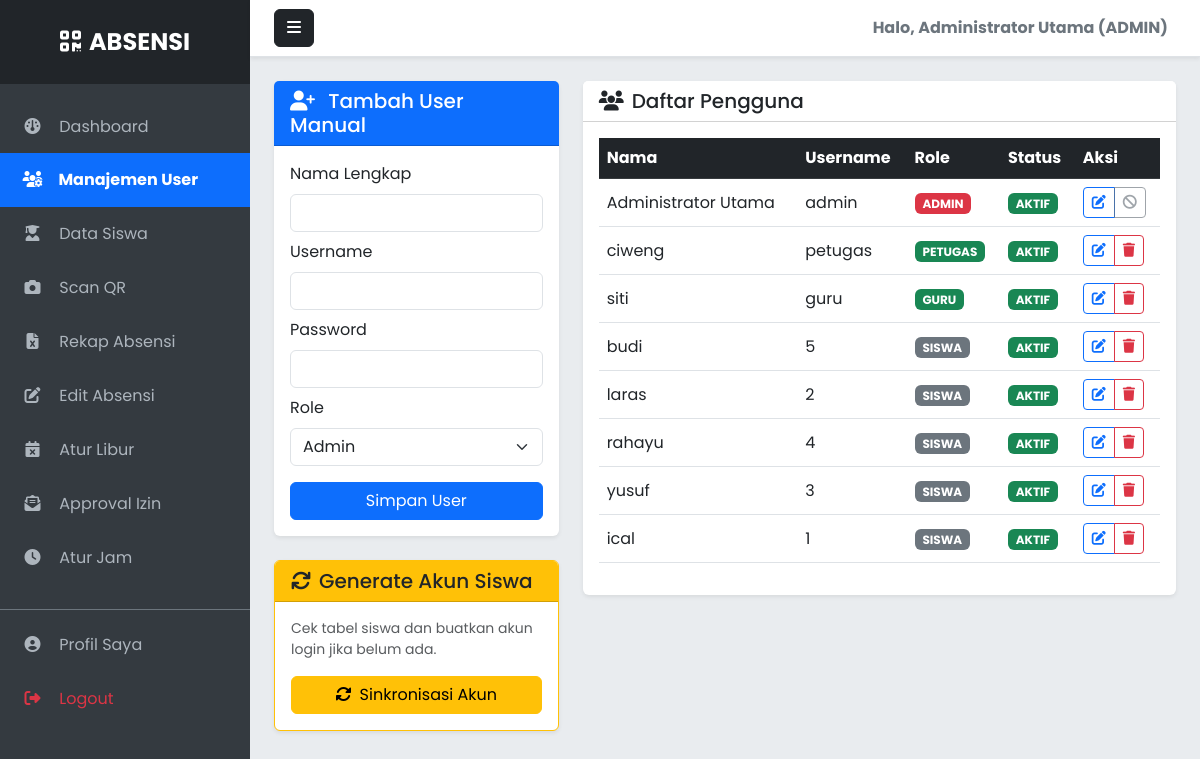
The page /manajemen_user.php (signed in) on the database as committed earlier.
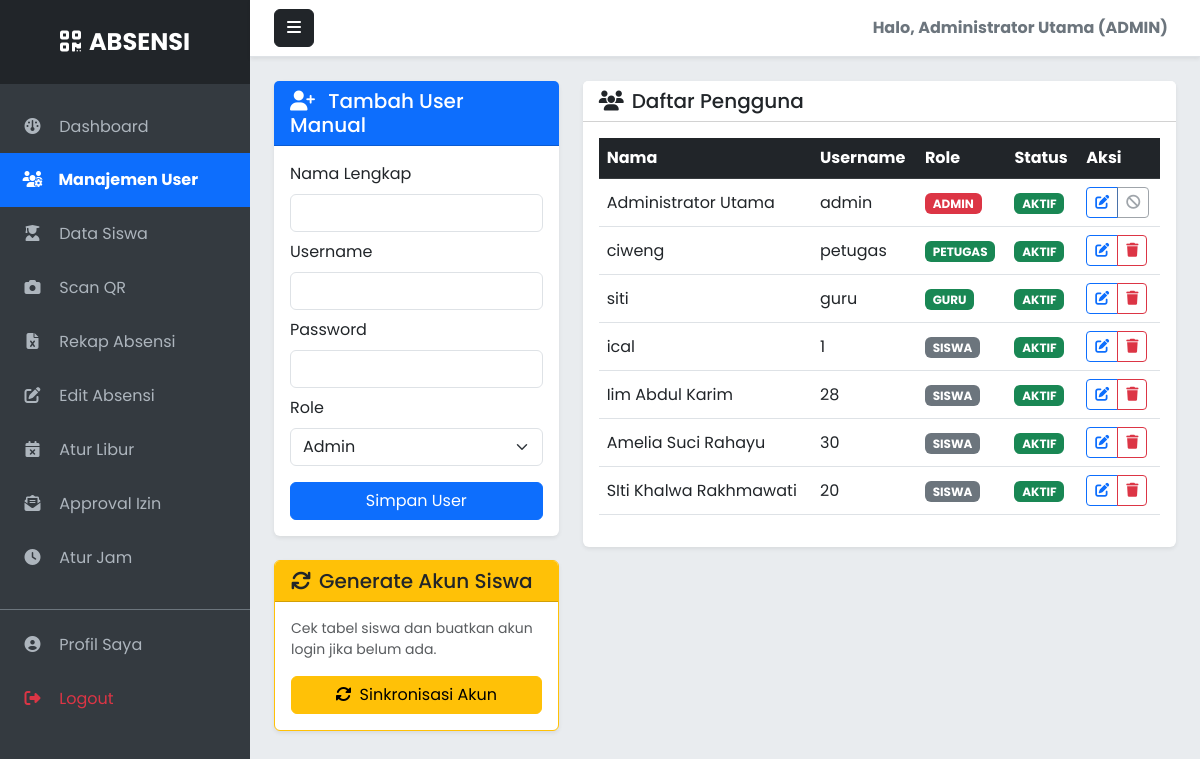
The same page on the database as committed later.
### tables this page shows
CREATE TABLE `users` (
  `id` int NOT NULL,
  `username` varchar(50) NOT NULL,
  `password` varchar(255) NOT NULL,
  `role` enum('admin','petugas','guru','siswa') DEFAULT 'siswa',
  `nama_lengkap` varchar(100) DEFAULT NULL,
  `is_active` tinyint(1) DEFAULT '1'
);

### manajemen_user.php (the view, shortened to what the changed rows need)
<?php
include 'config/db.php';
$edit_mode = false;
$data_edit = null;
?>
<!DOCTYPE html>
<html lang="id">
<head>
    <link href="https://cdn.jsdelivr.net/npm/bootstrap@5.3.0/dist/css/bootstrap.min.css" rel="stylesheet">
    <link rel="stylesheet" href="https://cdnjs.cloudflare.com/ajax/libs/font-awesome/6.4.0/css/all.min.css">
    <link rel="stylesheet" href="assets/style.css">
</head>
<body>
<div class="d-flex" id="wrapper">
    <div id="page-content-wrapper">
        <div class="container-fluid px-4 mt-4">
            <div class="row">
                <div class="col-md-8">
                    <div class="card shadow-sm border-0">
                        <div class="card-body">
                            <div class="table-responsive">
                                <table class="table table-hover align-middle">
                                    <thead class="table-dark">
                                        <tr>
                                            <th>Nama</th>
                                            <th>Username</th>
                                            <th>Role</th>
                                            <th>Status</th>
                                            <th>Aksi</th>
                                        </tr>
                                    </thead>
                                    <tbody>
                                        <?php
                                        $q = mysqli_query($conn, "SELECT * FROM users ORDER BY role ASC, id DESC");
                                        while($r = mysqli_fetch_assoc($q)) {
                                            $is_active = isset($r['is_active']) ? $r['is_active'] : 1;
                                        ?>
                                        <tr class="<?= ($edit_mode && $data_edit['id'] == $r['id']) ? 'table-warning' : '' ?>">
                                            <td><?= $r['nama_lengkap'] ?></td>
                                            <td><?= $r['username'] ?></td>
                                            <td>
                                                <span class="badge bg-<?= ($r['role']=='admin')?'danger':(($r['role']=='siswa')?'secondary':'success') ?>">
                                                    <?= strtoupper($r['role']) ?>
                                                </span>
                                            </td>
                                            <td>
                                                <?php if($is_active == 1): ?>
                                                    <a href="manajemen_user.php?id=<?= $r['id'] ?>&status=0" class="badge bg-success text-decoration-none" title="Klik untuk Nonaktifkan">AKTIF</a>
                                                <?php else: ?>
                                                    <a href="manajemen_user.php?id=<?= $r['id'] ?>&status=1" class="badge bg-secondary text-decoration-none" title="Klik untuk Aktifkan">NONAKTIF</a>
                                                <?php endif; ?>
                                            </td>
                                            <td>
                                                <div class="btn-group btn-group-sm">
                                                    <a href="manajemen_user.php?edit=<?= $r['id'] ?>" class="btn btn-outline-primary" title="Edit"><i class="fa-solid fa-pen-to-square"></i></a>
                                                    <?php if($r['id'] != $_SESSION['user_id']): ?>
                                                        <a href="manajemen_user.php?hapus=<?= $r['id'] ?>" class="btn btn-outline-danger" onclick="return confirm('Hapus user ini?')" title="Hapus"><i class="fa-solid fa-trash"></i></a>
                                                    <?php else: ?>
                                                        <button class="btn btn-outline-secondary" disabled><i class="fa-solid fa-ban"></i></button>
                                                    <?php endif; ?>
                                                </div>
                                            </td>
                                        </tr>
                                        <?php } ?>
                                    </tbody>
                                </table>
                            </div>
                        </div>
                    </div>
                </div>
            </div>
        </div>
    </div>
</div>
</body>
</html>

Rows that differ between the two databases and show on the page:
removed users: nama_lengkap "budi", username "5", role "SISWA"
removed users: nama_lengkap "laras", username "2", role "SISWA"
removed users: nama_lengkap "rahayu", username "4", role "SISWA"
removed users: nama_lengkap "yusuf", username "3", role "SISWA"
added users: nama_lengkap "Iim Abdul Karim", username "28", role "SISWA"
added users: nama_lengkap "Amelia Suci Rahayu", username "30", role "SISWA"
added users: nama_lengkap "SIti Khalwa Rakhmawati", username "20", role "SISWA"
